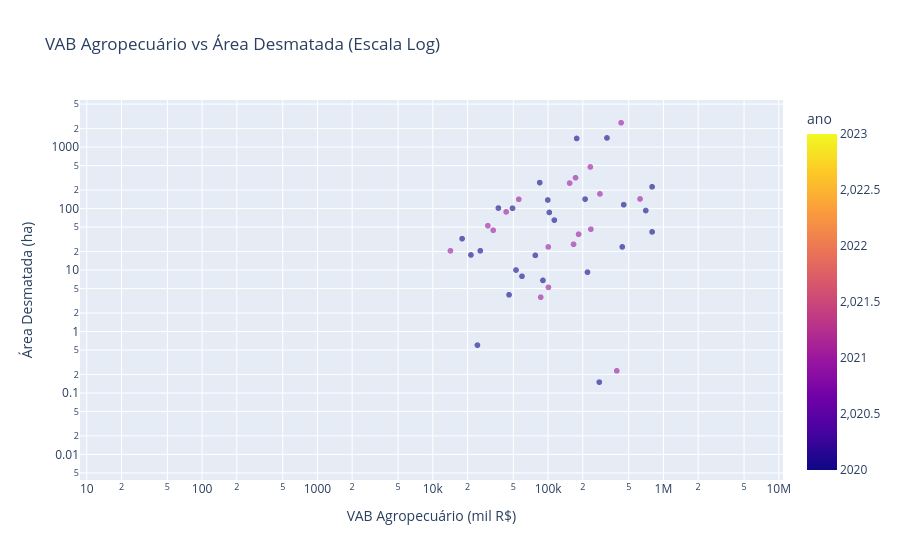

The notebook cell saved with this chart:
### Markdown cell above
## 2. O Motor Econômico: VAB Agropecuário vs Desmatamento

**Motivação:** Investigar se o aumento do desmatamento está correlacionado com o crescimento da riqueza agropecuária (VAB).

### Code cell
# Scatter plot interativo
fig = px.scatter(
    df_serie, x='vab_agro_mil_reais', y='area_desmatada_ha', 
    hover_data=['cod_ibge', 'ano'], 
    title='VAB Agropecuário vs Área Desmatada (Escala Log)',
    labels={'vab_agro_mil_reais': 'VAB Agropecuário (mil R$)', 'area_desmatada_ha': 'Área Desmatada (ha)'},
    log_x=True, log_y=True,
    color='ano', opacity=0.6
)
fig.show()

corr = df_serie[['vab_agro_mil_reais', 'area_desmatada_ha']].corr().iloc[0, 1]
print(f"Correlação de Pearson entre VAB e Desmatamento: {corr:.4f}")

### Figure 1 — Plotly figure (JSON) as saved in the notebook; plotly's stock layout.template omitted (floating-point values rounded to 4 significant figures; data arrays with more than 128 entries replaced by an {"elided": "..."} marker saying what was removed)
{"data": [{"customdata": {"elided": "22284x2 int values"}, "hovertemplate": "VAB Agropecuário (mil R$)=%{x}<br>Área Desmatada (ha)=%{y}<br>cod_ibge=%{customdata[0]}<br>ano=%{marker.color}<extra></extra>", "legendgroup": "", "marker": {"color": {"elided": "22284 int values"}, "coloraxis": "coloraxis", "opacity": 0.6, "symbol": "circle"}, "mode": "markers", "name": "", "showlegend": false, "type": "scattergl", "x": {"elided": "22284 float values"}, "xaxis": "x", "y": {"elided": "22284 float values"}, "yaxis": "y"}], "layout": {"coloraxis": {"colorbar": {"title": {"text": "ano"}}, "colorscale": [[0.0, "#0d0887"], [0.1111, "#46039f"], [0.2222, "#7201a8"], [0.3333, "#9c179e"], [0.4444, "#bd3786"], [0.5556, "#d8576b"], [0.6667, "#ed7953"], [0.7778, "#fb9f3a"], [0.8889, "#fdca26"], [1.0, "#f0f921"]]}, "legend": {"tracegroupgap": 0}, "title": {"text": "VAB Agropecuário vs Área Desmatada (Escala Log)"}, "xaxis": {"anchor": "y", "domain": [0.0, 1.0], "title": {"text": "VAB Agropecuário (mil R$)"}, "type": "log"}, "yaxis": {"anchor": "x", "domain": [0.0, 1.0], "title": {"text": "Área Desmatada (ha)"}, "type": "log"}}}
